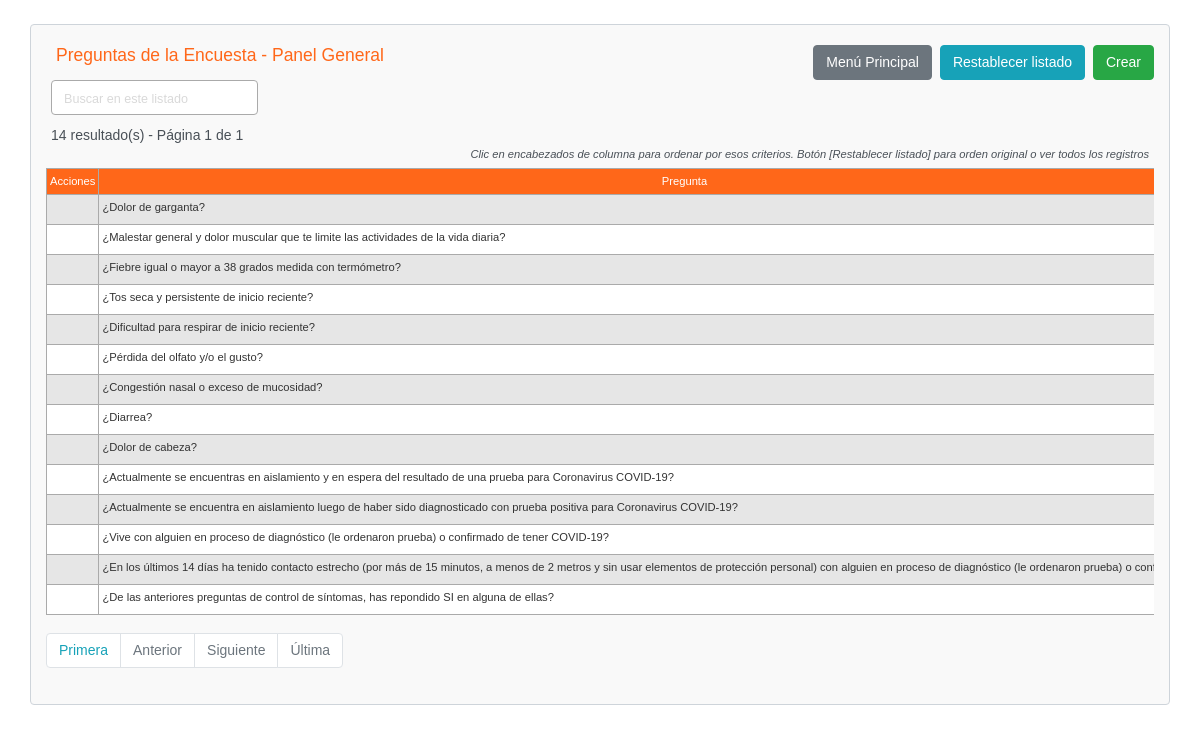
Screenshot of /app/preguntas_encuesta/preguntas_encuesta-index.php with the database file from the repository.
### tables this page shows
CREATE TABLE `preguntas_encuesta` (
  `idPreguntaEncuesta` int(11) NOT NULL,
  `textoPregunta` text DEFAULT NULL,
  `estado` tinyint(4) NOT NULL DEFAULT 1,
  `auditoria` datetime NOT NULL DEFAULT current_timestamp() ON UPDATE current_timestamp()
);

### app/core/config.php (called while the page is built, shortened)
<?php
$no_of_records_per_page = 15;
?>

### app/preguntas_encuesta/preguntas_encuesta-index.php (the view, shortened to what this page needs)
<!DOCTYPE html>
<html lang="es">
<head>
    <link rel="stylesheet" href="../css/bootstrap.min.css">
    <link rel="stylesheet" href="../css/estilos.css" />
</head>
<body>
    <section class="pt-4">
        <div class="container-fluid index">
            <div class="row">
                <div class="col-md-12">
                    <div class="page-header clearfix">
                        <h2 class="float-left">Preguntas de la Encuesta - Panel General</h2>
                        <a href="preguntas_encuesta-create.php" class="btn btn-success float-right">Crear</a>
                        <a href="preguntas_encuesta-index.php" class="btn btn-info float-right mr-2">Restablecer listado</a>
                        <a href="../core/menu.php" class="btn btn-secondary float-right mr-2">Menú Principal</a>
                    </div>
                    <div class="form-row">
                        <form action="preguntas_encuesta-index.php" method="get">
                        <div class="col">
                          <input type="text" class="form-control" placeholder="Buscar en este listado" name="search">
                        </div>
                        </form>
                    </div>
                    <?php
                    require_once "../core/config.php";
                    $domain     = $_SERVER['HTTP_HOST'];
                    $script   = $_SERVER['SCRIPT_NAME'];
                    $parameters   = $_SERVER['QUERY_STRING'];
                    $protocol=strpos(strtolower($_SERVER['SERVER_PROTOCOL']),'https')
                                === FALSE ? 'http' : 'https';
                    $currenturl = $protocol . '://' . $domain. $script . '?' . $parameters;
                    if (isset($_GET['pageno'])) {
                        $pageno = $_GET['pageno'];
                    } else {
                        $pageno = 1;
                    }
                    $offset = ($pageno-1) * $no_of_records_per_page;
                    $total_pages_sql = "SELECT COUNT(*) FROM preguntas_encuesta";
                    $result = mysqli_query($link,$total_pages_sql);
                    $total_rows = mysqli_fetch_array($result)[0];
                    $total_pages = ceil($total_rows / $no_of_records_per_page);
                    $order = 'idPreguntaEncuesta';
                    $sortBy = array('asc', 'desc'); $sort = 'asc';
                    $sql = "SELECT * FROM preguntas_encuesta ORDER BY $order $sort LIMIT $offset, $no_of_records_per_page";
                    $count_pages = "SELECT * FROM preguntas_encuesta";
                    if(!empty($_GET['search'])) {
                        $search = ($_GET['search']);
                        $sql = "SELECT * FROM preguntas_encuesta
                            WHERE CONCAT (idPreguntaEncuesta,textoPregunta,estado,auditoria)
                            LIKE '%$search%'
                            ORDER BY $order $sort
                            LIMIT $offset, $no_of_records_per_page";
                        $count_pages = "SELECT * FROM preguntas_encuesta
                            WHERE CONCAT (idPreguntaEncuesta,textoPregunta,estado,auditoria)
                            LIKE '%$search%'
                            ORDER BY $order $sort";
                    }
                    else {
                        $search = "";
                    }
                    if($result = mysqli_query($link, $sql)){
                        if(mysqli_num_rows($result) > 0){
                            if ($result_count = mysqli_query($link, $count_pages)) {
                               $total_pages = ceil(mysqli_num_rows($result_count) / $no_of_records_per_page);
                           }
                            $number_of_results = mysqli_num_rows($result_count);
                            echo "<div class='cantidad-paginas'>" . $number_of_results . " resultado(s) - Página " . $pageno . " de " . $total_pages . "</div>";
                            echo "<p class='tip-columnas-index'>Clic en encabezados de columna para ordenar por esos criterios. Botón [Restablecer listado] para orden original o ver todos los registros</p>";
                            echo "<div class='seccion-tabla-scroll-horizontal'>";
                            echo "<table class='estilo-tabla-index table table-bordered table-striped'>";
                                echo "<thead>";
                                    echo "<tr>";
                                        echo "<th class='estilo-acciones'>Acciones</th>";
										echo "<th><a href=?search=$search&sort=&order=textoPregunta&sort=$sort>Pregunta</th>";
                                    echo "</tr>";
                                echo "</thead>";
                                echo "<tbody>";
                                while($row = mysqli_fetch_array($result)){
                                    echo "<tr>";
                                    echo "<td class='centrar-columna'>";
                                        echo "<a href='preguntas_encuesta-read.php?idPreguntaEncuesta=". $row['idPreguntaEncuesta'] ."'><i class='far fa-eye'></i></a>";
                                        echo "<a href='preguntas_encuesta-update.php?idPreguntaEncuesta=". $row['idPreguntaEncuesta'] ."'><i class='far fa-edit'></i></a>";
                                        echo "<a href='preguntas_encuesta-delete.php?idPreguntaEncuesta=". $row['idPreguntaEncuesta'] ."'><i class='far fa-trash-alt'></i></a>";
                                    echo "</td>";
                                    echo "<td>" . $row['textoPregunta'] . "</td>";
                                    echo "</tr>";
                                }
                                echo "</tbody>";
                            echo "</table>";
                            echo "</div>";
?>
                                <ul class="pagination" align-right>
                                <?php
                                    $new_url = preg_replace('/&?pageno=[^&]*/', '', $currenturl);
                                 ?>
                                    <li class="page-item"><a class="page-link" href="<?php echo $new_url .'&pageno=1' ?>">Primera</a></li>
                                    <li class="page-item <?php if($pageno <= 1){ echo 'disabled'; } ?>">
                                        <a class="page-link" href="<?php if($pageno <= 1){ echo '#'; } else { echo $new_url ."&pageno=".($pageno - 1); } ?>">Anterior</a>
                                    </li>
                                    <li class="page-item <?php if($pageno >= $total_pages){ echo 'disabled'; } ?>">
                                        <a class="page-link" href="<?php if($pageno >= $total_pages){ echo '#'; } else { echo $new_url . "&pageno=".($pageno + 1); } ?>">Siguiente</a>
                                    </li>
                                    <li class="page-item <?php if($pageno >= $total_pages){ echo 'disabled'; } ?>">
                                        <a class="page-item"><a class="page-link" href="<?php echo $new_url .'&pageno=' . $total_pages; ?>">Última</a>
                                    </li>
                                </ul>
<?php
                        } else{
                            echo "<p class='lead sin-registros'><em>No se encontraron coincidencias.</em></p>";
                        }
                    } else{
                        echo "ERROR: No fue posible ejecutar $sql. " . mysqli_error($link);
                    }
                    ?>
                </div>
            </div>
        </div>
    </section>
</body>
</html>

### app/css/estilos.css (style rules this page uses)
body { background-color: white; margin: 0; font-family: "Muli", sans-serif; font-size: 14px; color: #495057; }
table.estilo-tabla-index { border: 1px solid #aaaaaa; background-color: #f2f2f2; width: 100%; text-align: left; border-collapse: collapse; margin-bottom: 3px; }
table.estilo-tabla-index td, table.estilo-tabla-index th { border: 1px solid #aaaaaa; padding: 4px 3px; }
table.estilo-tabla-index tbody td { font-size: 0.8em; color: #333333; }
table.estilo-tabla-index tr:nth-child(even) { background: #ffffff; }
table.estilo-tabla-index thead { background: #ff6719; border-bottom: 0px solid #444444; }
table.estilo-tabla-index thead th { font-size: 0.8em; font-weight: normal; color: #ffffff; text-align: center; border-left: 0px solid #aaaaaa; }
table.estilo-tabla-index thead th:first-child { border-left: none; }
table.estilo-tabla-index thead a { padding: 2px 2px; color: #ffffff; text-decoration: none; }
.page-header h2 { margin-top: 0; }
.estilo-acciones { color: #000000; text-decoration: none; }
input[name="search"]::placeholder { opacity: 1; color: #d9d9d9; font-size: 0.9em; }
input.form-control, input.solo-lectura { background-color: #FFFFEE; border-color: #AAAAAA; }
input[name="search"] { background-color: #FFFFFF; }
.btn { font-size: 1em; }
.page-item, .page-link { font-size: 1em; color: #17a2b8; }
h2.float-left { font-size: 1.5em; padding-left: 10px; }
form div.col { padding-left: 10px; padding-right: 0px; }
.centrar-columna { text-align: center; }
ul.pagination { margin-top: 15px; }
div.page-header h1, div.page-header h2 { font-size: 1.25em; }
input.btn.btn-primary, input.btn.btn-danger, a.btn.btn-primary, a.btn.btn-secondary { margin-top: 20px; }
a.btn.btn-secondary.float-right.mr-2 { margin-top: 0px; }
div.container-fluid { background-color: #F9F9F9; width: 40%; padding: 20px; margin-bottom: 48px; border: 1px; border-radius: 0.25rem; border: 1px solid #ced4da; }
div.container-fluid.index { width: 95%; padding-right: 15px; padding-left: 15px; margin-right: auto; margin-left: auto; }
div.page-header h2, div.page-header h1 { background-color: #ff6719; color: white; padding: 10px; }
div.page-header.clearfix h2, div.page-header.clearfix h1 { background-color: #F9F9F9; color: #ff6719; padding-top: 0px; padding-bottom: 0px; }
.tip-columnas-index { text-align: right; margin-right: 5px; margin-top: 0px; margin-bottom: 0px; margin-left: 0px; font-style: italic; font-size: 0.8em; }
.seccion-tabla-scroll-horizontal { overflow: auto; white-space: nowrap; margin-top: 5px; }
.cantidad-paginas { margin-top: 10px; margin-left: 5px; }
.form-control { font-size: 1em !important; }

### rows the page displays
preguntas_encuesta: textoPregunta "¿Dolor de garganta?"
preguntas_encuesta: textoPregunta "¿Malestar general y dolor muscular que te limite las actividades de la vida diaria?"
preguntas_encuesta: textoPregunta "¿Fiebre igual o mayor a 38 grados medida con termómetro?"
preguntas_encuesta: textoPregunta "¿Tos seca y persistente de inicio reciente?"
preguntas_encuesta: textoPregunta "¿Dificultad para respirar de inicio reciente?"
preguntas_encuesta: textoPregunta "¿Pérdida del olfato y/o el gusto?"
preguntas_encuesta: textoPregunta "¿Congestión nasal o exceso de mucosidad?"
preguntas_encuesta: textoPregunta "¿Diarrea?"
preguntas_encuesta: textoPregunta "¿Dolor de cabeza?"
preguntas_encuesta: textoPregunta "¿Actualmente se encuentras en aislamiento y en espera del resultado de una prueba para Coronavirus COVID-19?"
preguntas_encuesta: textoPregunta "¿Actualmente se encuentra en aislamiento luego de haber sido diagnosticado con prueba positiva para Coronavirus COVID-19?"
preguntas_encuesta: textoPregunta "¿Vive con alguien en proceso de diagnóstico (le ordenaron prueba) o confirmado de tener COVID-19?"
preguntas_encuesta: textoPregunta "¿En los últimos 14 días ha tenido contacto estrecho (por más de 15 minutos, a menos de 2 metros y sin usar elementos de protección personal) con alguien en proceso de diagnóstico (le ordenaron prueba) o…"
preguntas_encuesta: textoPregunta "¿De las anteriores preguntas de control de síntomas, has repondido SI en alguna de ellas?"

### other values shown
$number_of_results "14"
$pageno "1"
$total_pages "1"
